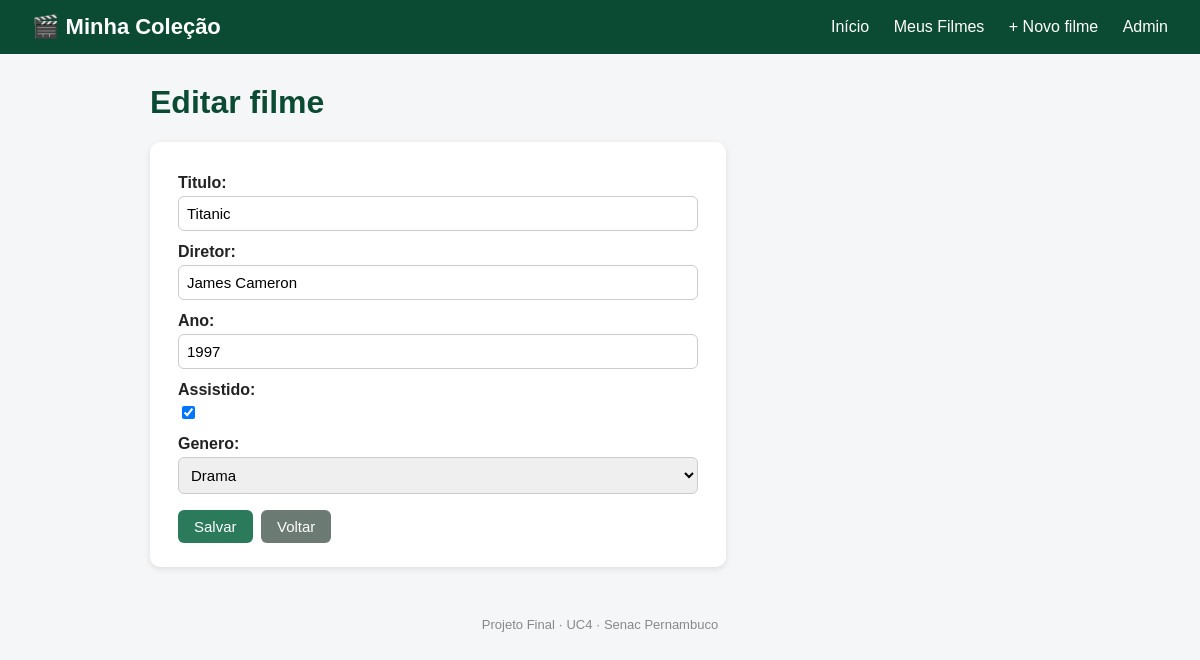
Screenshot of /filmes/1/editar/ with the database file from the repository.
### colecao/models.py (models this page shows, shortened)
class Filme(models.Model):
    titulo = models.CharField(max_length=100)
    diretor = models.CharField(max_length=100)
    ano = models.IntegerField()
    assistido = models.BooleanField(default=False)
    genero = models.ForeignKey(
        Genero, on_delete=models.SET_NULL, null=True, blank=True
    )

### colecao/views.py (the view)
# urls.py: path("filmes/<int:id>/editar/", colecao_views.editar_filme),
def editar_filme(request, id):
    item = get_object_or_404(Filme, id=id)
    if request.method == "POST":
        form = FilmeForm(request.POST, instance=item)
        if form.is_valid():
            form.save()
            return redirect("/filmes/")
    else:
        form = FilmeForm(instance=item)
    return render(request, "form_filme.html", {"form": form, "titulo": "Editar filme"})

### colecao/forms.py
class FilmeForm(forms.ModelForm):
    class Meta:
        model = Filme
        fields = ["titulo", "diretor", "ano", "assistido", "genero"]

### colecao/models.py (called while the page is built)
    def __str__(self):
        return self.nome

### colecao/templates/form_filme.html (shortened to what this page needs)
{% extends "base.html" %}
{% block conteudo %}
<h1>{{ titulo }}</h1>
<form method="post" class="formulario">
    {{ form.as_p }}
    <button type="submit" class="botao">Salvar</button>
    <a class="botao botao-cinza" href="/filmes/">Voltar</a>
</form>
{% endblock %}

### paginas/static/css/estilo.css (style rules this page uses)
body { margin: 0; font-family: Arial, Helvetica, sans-serif; background: #f4f6f8; color: #222; }
h1 { color: #0c4b33; }
.botao { display: inline-block; background: #2b7a5b; color: white; padding: 8px 16px; border: none; border-radius: 6px; text-decoration: none; font-size: 15px; cursor: pointer; margin: 4px 4px 4px 0; }
.botao-cinza { background: #6b7a73; }
.formulario { background: white; border-radius: 10px; padding: 20px 28px; box-shadow: 0 2px 6px rgba(0, 0, 0, 0.1); max-width: 520px; }
.formulario p { margin: 12px 0; }
.formulario label { display: block; font-weight: bold; margin-bottom: 4px; }
.formulario input[type=text], .formulario input[type=number], .formulario select { width: 100%; padding: 8px; border: 1px solid #ccc; border-radius: 6px; font-size: 15px; box-sizing: border-box; }

### rows the page displays
Filme: titulo "Titanic", diretor "James Cameron", ano "1997", assistido "☑", genero "Drama"

### other values shown
{{ titulo }} "Editar filme"
